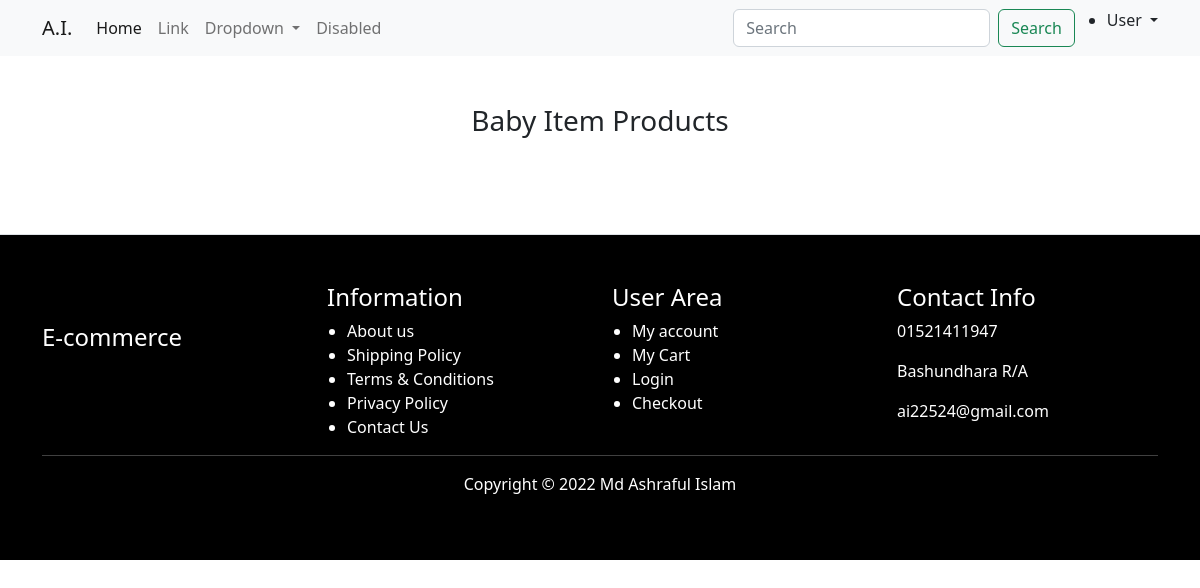
/views/students/categorydetails.php?category=Baby Item, run on an earlier commit of the app's database.
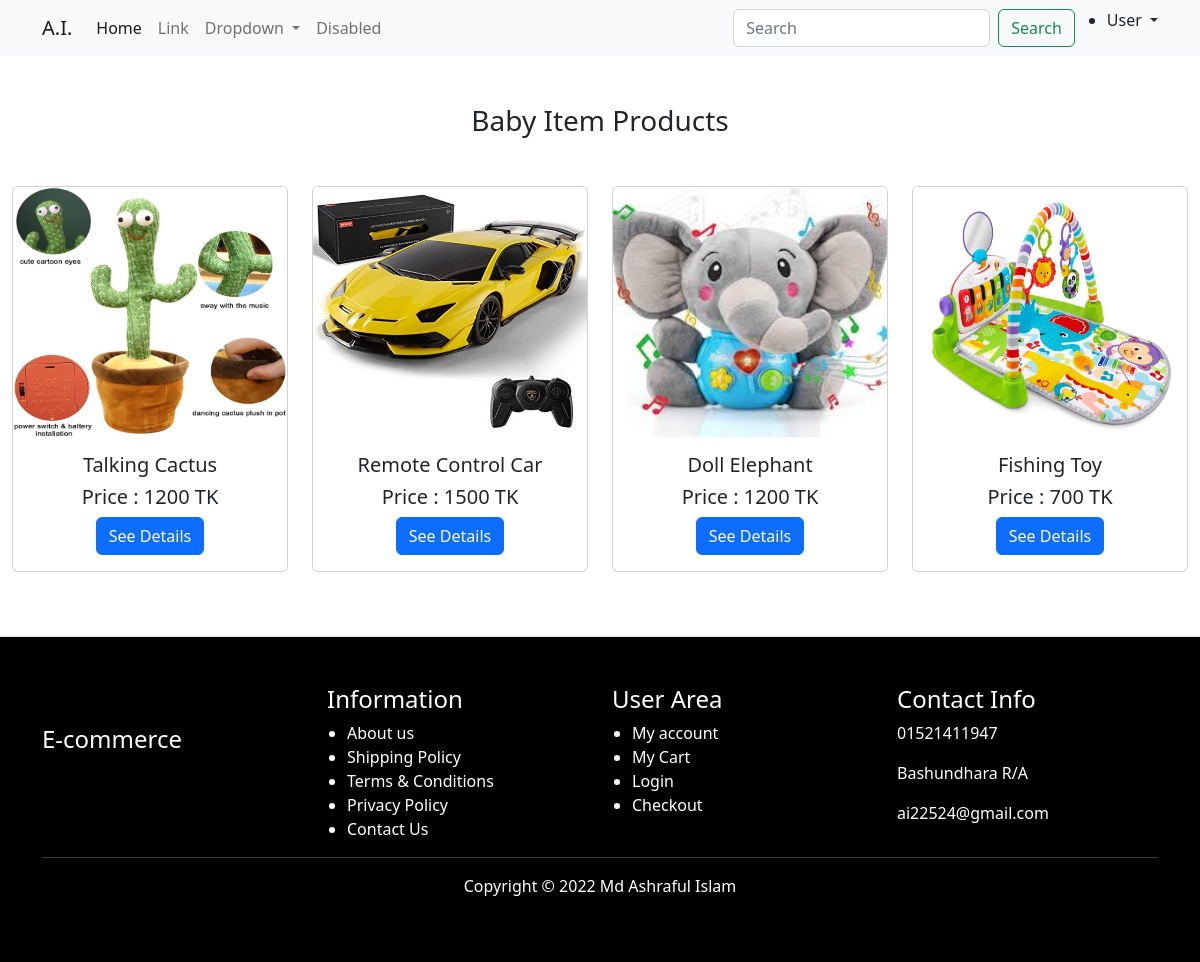
And on a later commit of the database.
### tables this page shows
CREATE TABLE `products` (
  `id` int(11) NOT NULL,
  `name` varchar(255) NOT NULL,
  `price` int(100) NOT NULL,
  `details` varchar(255) NOT NULL,
  `category` varchar(200) NOT NULL,
  `picture` varchar(255) NOT NULL
);

### app/Controllers/Student.php (called while the page is built, shortened)
<?php
class Student
{
    public $conn;
    private $dbUserName = 'root';
    private $dbPassword = 'root';
    private $dbName = 'php_b8';
    public function __construct()
    {
        try {
            $this->conn = new PDO('mysql:host=localhost;dbname=' . $this->dbName, $this->dbUserName, $this->dbPassword);
        } catch (Exception $ex) {
            echo 'Database connection failed. Error: ' . $ex->getMessage();
            die();
        }
    }
    public function categorydetails( $category)
    {
        $statement = $this->conn->query("SELECT * FROM products where category='$category'");
        $data = $statement->fetchAll(PDO::FETCH_ASSOC);
        return $data;
    }
}

### views/students/categorydetails.php (the view, shortened to what this page needs)
<?php
$student = new Student();
$student = $student->categorydetails($_GET['category']);
?>
<!DOCTYPE html>
<html lang="en">
<head>
    <link href="https://cdn.jsdelivr.net/npm/bootstrap@5.2.0/dist/css/bootstrap.min.css" rel="stylesheet">
    <link rel="stylesheet" href="./css/style.css">
</head>
<body>
  <header>
    <nav class="navbar navbar-expand-lg navbar-light bg-light ">
      <div class="container ">
        <a class="navbar-brand " href="home.php">A.I.</a>
        <div class="collapse navbar-collapse " id="navbarSupportedContent">
          <ul class="navbar-nav me-auto mb-2 mb-lg-0">
            <li class="nav-item">
              <a class="nav-link active" aria-current="page" href="home.php">Home</a>
            </li>
            <li class="nav-item">
              <a class="nav-link" href="#">Link</a>
            </li>
            <li class="nav-item dropdown">
              <a class="nav-link dropdown-toggle" href="#" id="navbarDropdown" role="button" data-bs-toggle="dropdown" aria-expanded="false">
                Dropdown
              </a>
            </li>
            <li class="nav-item">
              <a class="nav-link" href="#" tabindex="-1" aria-disabled="true">Disabled</a>
            </li>
          </ul>
          <form class="d-flex">
            <input class="form-control me-2" type="search" placeholder="Search" aria-label="Search">
            <button class="btn btn-outline-success" type="submit">Search</button>
          </form>
          <ul>
            <li class="nav-item dropdown">
              <a class="nav-link dropdown-toggle" href="#" id="navbarDropdown" role="button" data-bs-toggle="dropdown" aria-expanded="false">
                <i class="bi bi-person"></i> User
              </a>
          </ul>
        </div>
      </div>
    </nav>
  </header>
<section New Product>
    <div class="title text-center mt-5">
      <h3> <?= $_GET['category']?> Products </h3>
    </div>
    <div class="container-fluid mt-5 mb-5">
      <div class="row">
      <?php foreach ($student as $student) { ?>
          <div class="col-md-3 mb-3">
            <div class="card">
              <img src="./../../assets/image/<?= $student['picture'] ?>" class="card-img-top" alt="...">
              <div class="card-body text-center">
                <h5 class="card-title"><?= $student['name'] ?></h5>
                <h5 class="card-title"> Price : <?= $student['price'] ?> TK</h5>
                <a href="#" class="btn btn-primary">See Details</a>
              </div>
            </div>
          </div>
        <?php } ?>
      </div>
    </div>
  </section>
  <footer class=" footer border-top mt-5 py-5">
    <div class="container">
      <div class="row">
        <div class="col-md-3 mb-3">
          <h4 class="mt-3">E-commerce</h4>
        </div>
        <div class="col-lg-3">
          <h4>Information</h4>
          <ul class="footer-list">
            <li><a href="">About us</a></li>
            <li><a href="">Shipping Policy</a></li>
            <li><a href="">Terms & Conditions</a></li>
            <li><a href="">Privacy Policy</a></li>
            <li><a href="">Contact Us</a></li>
          </ul>
        </div>
        <div class="col-lg-3">
          <h4>User Area</h4>
          <ul class="footer-list">
            <li><a href="">My account</a></li>
            <li><a href="">My Cart</a></li>
            <li><a href="">Login</a></li>
            <li><a href="">Checkout</a></li>
          </ul>
        </div>
        <div class="col-lg-3">
          <h4>Contact Info</h4>
          <p> <i class="bi bi-telephone-fill"></i> 01521411947</p>
          <p> <i class="bi bi-geo-alt-fill"></i> Bashundhara R/A</p>
          <p> <i class="bi bi-envelope-check"></i> ai22524@gmail.com</p>
        </div>
      </div>
      <hr>
      <div class="copyright-text mt-3 text-center">
        <p>Copyright © 2022 Md Ashraful Islam
      </div>
    </div>
  </footer>
</body>
</html>

### views/students/css/style.css (style rules this page uses)
.card img { height: 250px; }
.footer { background-color: black; color: white; }
ul.footer-list { margin: 0; padding: 0px 20px; }
li a { text-decoration: none; transition: .6s; color: white; }

What changed in the data, as far as the page shows it:
added products: picture (picture), name "Talking Cactus", price "1200"
added products: picture (picture), name "Remote Control Car", price "1500"
added products: picture (picture), name "Doll Elephant", price "1200"
added products: picture (picture), name "Fishing Toy", price "700"
